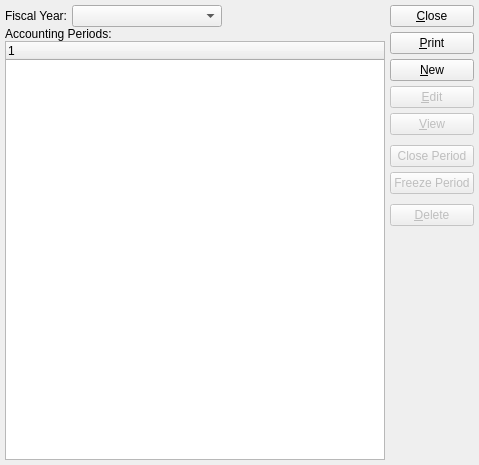
<?xml version="1.0" encoding="UTF-8"?>
<ui version="4.0">
 <comment>This file is part of the xTuple ERP: PostBooks Edition, a free and
open source Enterprise Resource Planning software suite,
Copyright (c) 1999-2019 by OpenMFG LLC, d/b/a xTuple.
It is licensed to you under the Common Public Attribution License
version 1.0, the full text of which (including xTuple-specific Exhibits)
is available at www.xtuple.com/CPAL.  By using this software, you agree
to be bound by its terms.</comment>
 <class>accountingPeriods</class>
 <widget class="QWidget" name="accountingPeriods">
  <property name="geometry">
   <rect>
    <x>0</x>
    <y>0</y>
    <width>479</width>
    <height>465</height>
   </rect>
  </property>
  <property name="windowTitle">
   <string>List Accounting Periods</string>
  </property>
  <layout class="QGridLayout" name="gridLayout">
   <item row="1" column="1">
    <layout class="QVBoxLayout" name="verticalLayout">
     <item>
      <widget class="QPushButton" name="_close">
       <property name="text">
        <string>&amp;Close</string>
       </property>
      </widget>
     </item>
     <item>
      <widget class="QPushButton" name="_print">
       <property name="text">
        <string>&amp;Print</string>
       </property>
      </widget>
     </item>
     <item>
      <widget class="QPushButton" name="_new">
       <property name="enabled">
        <bool>true</bool>
       </property>
       <property name="text">
        <string>&amp;New</string>
       </property>
      </widget>
     </item>
     <item>
      <widget class="QPushButton" name="_edit">
       <property name="enabled">
        <bool>false</bool>
       </property>
       <property name="text">
        <string>&amp;Edit</string>
       </property>
      </widget>
     </item>
     <item>
      <widget class="QPushButton" name="_view">
       <property name="enabled">
        <bool>false</bool>
       </property>
       <property name="text">
        <string>&amp;View</string>
       </property>
      </widget>
     </item>
     <item>
      <spacer name="verticalSpacer">
       <property name="orientation">
        <enum>Qt::Vertical</enum>
       </property>
       <property name="sizeType">
        <enum>QSizePolicy::Fixed</enum>
       </property>
       <property name="sizeHint" stdset="0">
        <size>
         <width>20</width>
         <height>5</height>
        </size>
       </property>
      </spacer>
     </item>
     <item>
      <widget class="QPushButton" name="_closePeriod">
       <property name="enabled">
        <bool>false</bool>
       </property>
       <property name="text">
        <string>Close Period</string>
       </property>
      </widget>
     </item>
     <item>
      <widget class="QPushButton" name="_freezePeriod">
       <property name="enabled">
        <bool>false</bool>
       </property>
       <property name="text">
        <string>Freeze Period</string>
       </property>
      </widget>
     </item>
     <item>
      <spacer name="verticalSpacer_2">
       <property name="orientation">
        <enum>Qt::Vertical</enum>
       </property>
       <property name="sizeType">
        <enum>QSizePolicy::Fixed</enum>
       </property>
       <property name="sizeHint" stdset="0">
        <size>
         <width>20</width>
         <height>5</height>
        </size>
       </property>
      </spacer>
     </item>
     <item>
      <widget class="QPushButton" name="_delete">
       <property name="enabled">
        <bool>false</bool>
       </property>
       <property name="text">
        <string>&amp;Delete</string>
       </property>
      </widget>
     </item>
     <item>
      <spacer name="Spacer129">
       <property name="orientation">
        <enum>Qt::Vertical</enum>
       </property>
       <property name="sizeType">
        <enum>QSizePolicy::Expanding</enum>
       </property>
       <property name="sizeHint" stdset="0">
        <size>
         <width>20</width>
         <height>181</height>
        </size>
       </property>
      </spacer>
     </item>
    </layout>
   </item>
   <item row="1" column="0">
    <layout class="QVBoxLayout">
     <property name="spacing">
      <number>0</number>
     </property>
     <item>
      <layout class="QHBoxLayout" name="horizontalLayout">
       <item>
        <widget class="XLabel" name="_yearLit">
         <property name="text">
          <string>Fiscal Year:</string>
         </property>
        </widget>
       </item>
       <item>
        <widget class="XComboBox" name="_year">
         <property name="minimumSize">
          <size>
           <width>150</width>
           <height>0</height>
          </size>
         </property>
         <property name="allowNull">
          <bool>true</bool>
         </property>
         <property name="type">
          <enum>XComboBox::FiscalYears</enum>
         </property>
         <property name="defaultCode">
          <enum>XComboBox::First</enum>
         </property>
        </widget>
       </item>
       <item>
        <spacer name="horizontalSpacer">
         <property name="orientation">
          <enum>Qt::Horizontal</enum>
         </property>
         <property name="sizeHint" stdset="0">
          <size>
           <width>40</width>
           <height>20</height>
          </size>
         </property>
        </spacer>
       </item>
      </layout>
     </item>
     <item>
      <widget class="QLabel" name="_periodLit">
       <property name="text">
        <string>Accounting Periods:</string>
       </property>
      </widget>
     </item>
     <item>
      <widget class="XTreeWidget" name="_period"/>
     </item>
    </layout>
   </item>
  </layout>
 </widget>
 <layoutdefault spacing="5" margin="5"/>
 <customwidgets>
  <customwidget>
   <class>XComboBox</class>
   <extends>QComboBox</extends>
   <header>xcombobox.h</header>
  </customwidget>
  <customwidget>
   <class>XLabel</class>
   <extends>QLabel</extends>
   <header>xlabel.h</header>
  </customwidget>
  <customwidget>
   <class>XTreeWidget</class>
   <extends>QTreeWidget</extends>
   <header>xtreewidget.h</header>
   <container>1</container>
  </customwidget>
 </customwidgets>
 <tabstops>
  <tabstop>_period</tabstop>
  <tabstop>_print</tabstop>
  <tabstop>_close</tabstop>
 </tabstops>
 <includes>
  <include location="global">parameter.h</include>
 </includes>
 <resources/>
 <connections>
  <connection>
   <sender>_close</sender>
   <signal>clicked()</signal>
   <receiver>accountingPeriods</receiver>
   <slot>close()</slot>
   <hints>
    <hint type="sourcelabel">
     <x>20</x>
     <y>20</y>
    </hint>
    <hint type="destinationlabel">
     <x>20</x>
     <y>20</y>
    </hint>
   </hints>
  </connection>
  <connection>
   <sender>_period</sender>
   <signal>valid(bool)</signal>
   <receiver>_view</receiver>
   <slot>setEnabled(bool)</slot>
   <hints>
    <hint type="sourcelabel">
     <x>20</x>
     <y>20</y>
    </hint>
    <hint type="destinationlabel">
     <x>20</x>
     <y>20</y>
    </hint>
   </hints>
  </connection>
 </connections>
</ui>
